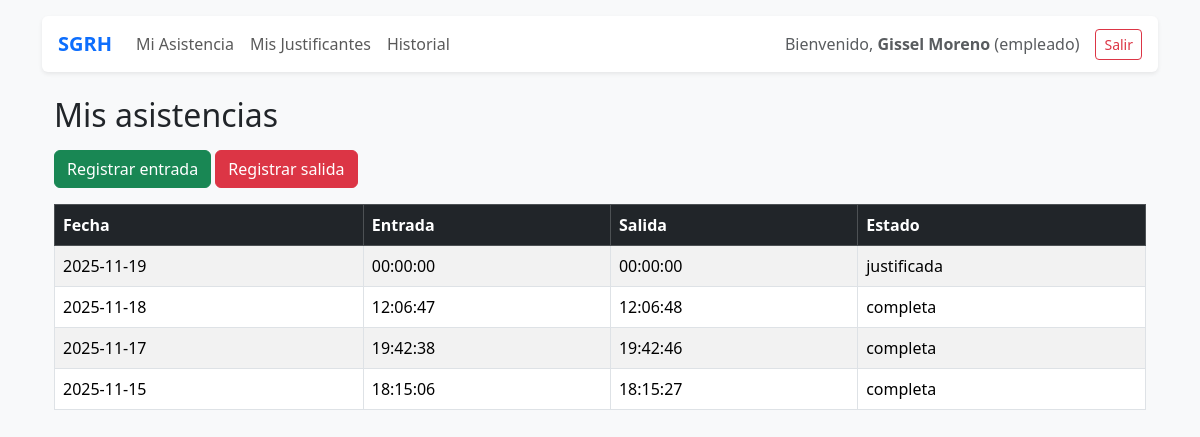
/public/?route=panel_asistencia (signed in), run on the app's committed database.
### tables this page shows
CREATE TABLE `asistencias` (
  `id` int(11) NOT NULL AUTO_INCREMENT,
  `empleado_id` int(11) NOT NULL,
  `fecha` date NOT NULL,
  `hora_entrada` time DEFAULT NULL,
  `hora_salida` time DEFAULT NULL,
  `estado` enum('pendiente','completa','justificada') DEFAULT 'pendiente',
  `created_at` timestamp NOT NULL DEFAULT current_timestamp(),
  `updated_at` timestamp NOT NULL DEFAULT current_timestamp() ON UPDATE current_timestamp(),
  PRIMARY KEY (`id`),
  UNIQUE KEY `uq_asistencia_fecha` (`empleado_id`,`fecha`),
  CONSTRAINT `fk_asistencia_empleado` FOREIGN KEY (`empleado_id`) REFERENCES `empleados` (`id`) ON DELETE CASCADE ON UPDATE CASCADE
);

### app/core/Controller.php (called while the page is built, shortened)
<?php
class Controller {
    protected function view(string $template, array $data = []) {
        extract($data);
        $viewPath = __DIR__ . '/../views/' . $template . '.php';
        include __DIR__ . '/../views/layout/header.php';
        include __DIR__ . '/../views/layout/nav.php';
        include $viewPath;
        include __DIR__ . '/../views/layout/footer.php';
    }
}

### app/controllers/AsistenciaController.php (called while the page is built, shortened)
<?php
require_once __DIR__ . '/../models/Asistencia.php';
class AsistenciaController extends Controller {
    public function panelEmpleado() {
        $empleado_id = Auth::user()['empleado_id'];
        $asistencias = Asistencia::getByEmpleado($empleado_id);
        return $this->view('asistencia/panel_empleado', compact('asistencias'));
    }
}

### app/models/Asistencia.php (called while the page is built, shortened)
<?php
class Asistencia {
public static function getByEmpleado($empleado_id) {
    $db = Database::getInstance();
    $stmt = $db->prepare("SELECT * FROM asistencias WHERE empleado_id = ? ORDER BY fecha DESC");
    $stmt->execute([$empleado_id]);
    return $stmt->fetchAll();
}
}

### app/views/asistencia/panel_empleado.php (the view)
<?php require_once __DIR__ . '/../layout/header.php'; ?>
<?php require_once __DIR__ . '/../layout/nav.php'; ?>
<div class="container mt-4">
    <h2 class="mb-3">Mis asistencias</h2>
   <a href="?route=asistencia_entrada" class="btn btn-success mb-3">Registrar entrada</a>
<a href="?route=asistencia_salida" class="btn btn-danger mb-3">Registrar salida</a>
    <?php if (empty($asistencias)): ?>
        <div class="alert alert-info">Aún no tienes registros de asistencia.</div>
    <?php else: ?>
        <table class="table table-bordered table-striped">
            <thead class="table-dark">
                <tr>
                    <th>Fecha</th>
                    <th>Entrada</th>
                    <th>Salida</th>
                    <th>Estado</th>
                </tr>
            </thead>
            <tbody>
                <?php foreach ($asistencias as $a): ?>
                    <tr>
                        <td><?= $a['fecha'] ?></td>
                        <td><?= $a['hora_entrada'] ?></td>
                        <td><?= $a['hora_salida'] ?></td>
                        <td><?= $a['estado'] ?></td>
                    </tr>
                <?php endforeach; ?>
            </tbody>
        </table>
    <?php endif; ?>
</div>

### data on the page
asistencias: fecha "2025-11-19", hora_entrada "00:00:00", hora_salida "00:00:00", estado "justificada"
asistencias: fecha "2025-11-18", hora_entrada "12:06:47", hora_salida "12:06:48", estado "completa"
asistencias: fecha "2025-11-17", hora_entrada "19:42:38", hora_salida "19:42:46", estado "completa"
asistencias: fecha "2025-11-15", hora_entrada "18:15:06", hora_salida "18:15:27", estado "completa"

### other printed values
$u['name'] "Gissel Moreno"
$u['role'] "empleado"
